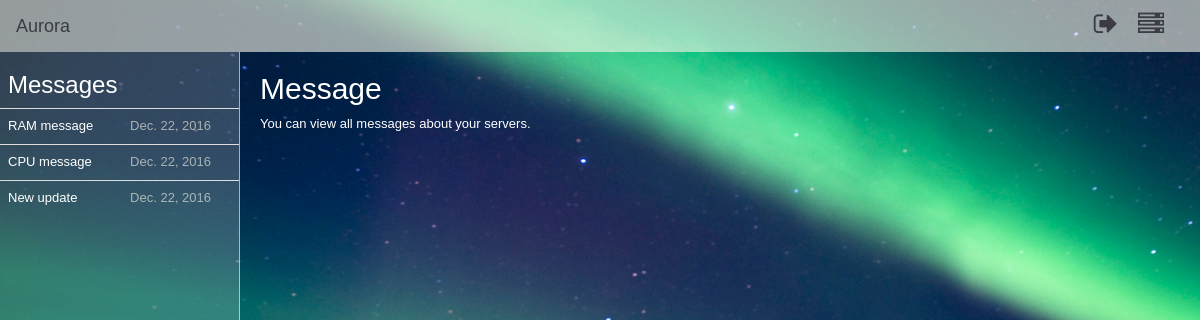
The page /messages/0 (signed in) on the database its author committed.
### AuroraPlus/models.py (models this page shows)
class Messages(models.Model):
    ID = models.AutoField(primary_key=True)
    User_ID = models.TextField(max_length=10)
    Message_Name = models.TextField(max_length=20)
    Message_Text = models.TextField(max_length=500)
    Date_Received = models.DateField(auto_now=True)
    Message_Read = models.BooleanField(default=0)

### AuroraPlus/views.py (the view)
# urls.py: url(r'^messages/(?P<message_id>\w{0,50000})$', views.messages, name='messages'),
def messages(request, message_id):
    current_user = request.user
    user_id = current_user.id
    all_messages = GetMessages.get_messages(user_id)
    select_message = GetMessages.select_message(user_id, message_id)
    message_read = GetMessages.message_read(user_id, message_id)
    return render(request, 'messages.html', {'Messages': all_messages, 'selected_message': select_message,
                                             'message_id': message_id})

### bin/ServerMonitoring/messages.py (called while the page is built)
    @staticmethod
    def get_messages(user_id):
        all_messages = Messages.objects.filter(User_ID=user_id).all()
        print all_messages
        for item in all_messages:
            print item.ID, item.Date_Received
        return all_messages

    @staticmethod
    def select_message(user_id, message_id):
        selected_message = Messages.objects.filter(User_ID=user_id, ID=message_id).all()
        print selected_message
        for item in selected_message:
            print item.ID, item.Date_Received
        return selected_message

    @staticmethod
    def message_read(user_id, message_id):
        print user_id, message_id
        if user_id is None or message_id is None:
            return 'There has been an error.'
        else:
            try:
                message_to_edit = Messages.objects.get(User_ID=user_id, ID=message_id)
                message_to_edit.Message_Read = 1
                message_to_edit.save()
            except:
                return 'There has been an error(2).'
            return True

### templates/messages.html (shortened to what this page needs)
{% load static from staticfiles %}
{% load current_tags %}
<!DOCTYPE html>
<html lang="en">
<head>
    <link rel="stylesheet" type="text/css" href="{% static "bootstrap/css/bootstrap.min.css" %}"/>
    <link rel="stylesheet" type="text/css" href="{% static "fontawesome/css/font-awesome.min.css" %}">
    <link rel="stylesheet" type="text/css" href="{% static "custom/css/navbar.css" %}"/>
    <link rel="stylesheet" type="text/css" href="{% static "custom/css/sidebar.css" %}"/>
    <link rel="stylesheet" type="text/css" href="{% static "custom/css/messages.css" %}"/>
</head>
<body>
{% include 'top.html' %}
<div id="side">
    <h3 class="messages-title">Messages</h3>
    <table class="table">
        {% for message in Messages %}
            {% if message.Message_Read == 0 %}
                <tr class="message unread">
                    <td><b><a href="/messages/{{ message.ID }}">{{ message.Message_Name }}</a></b></td>
                    <td><b>{{ message.Date_Received }}</b></td>
                </tr>
            {% elif message.Message_Read == 1 %}
                <tr class="message read">
                    <td><a href="/messages/{{ message.ID }}">{{ message.Message_Name }}</a></td>
                    <td>{{ message.Date_Received }}</td>
                </tr>
            {% endif %}
        {% endfor %}
    </table>
</div>
<div id="content">
    {% if message_id == "0" %}
        <h2 class="message-title">Message</h2>
        <p class="message-text">You can view all messages about your servers.</p>
    {% else %}
        {% for item in selected_message %}
            <h2 class="message-title">{{ item.Message_Name }}</h2>
            <p class="message-date">{{ item.Date_Received }}</p>
            <p class="message-text">{{ item.Message_Text }}</p>
        {% endfor %}
    {% endif %}
</div>
</body>
</html>

### static/custom/css/messages.css (style rules this page uses)
html, body { background: url("/static/images/background.jpg") no-repeat !important; font-family: arial; font-size: 13px; position: relative; background-size: cover !important; height: 100% !important; width: 100% !important; }
@media (min-width: 1024px) { #side { position: absolute; top: 52px; left: 0; bottom: 0; width: 20%; color: rgba(250, 248, 233, 0.6); overflow: auto; border-right: 1px solid rgba(250, 248, 233, 0.6); background-color: rgba(250, 248, 233, 0.2); } }
@media (min-width: 1024px) { #content { position: relative; left: 20%; bottom: 0; right: 600px; padding-left: 20px; color: rgba(250, 248, 233, 0.6); width: 80%; } }
.messages-title { color: white; border-color: rgba(250, 248, 233, 0.6); margin-left: 8px; }
.message-title { color: white; }
.message-text { color: white; }
a { color: white; text-decoration: none; }

### rows shown on the page
Messages: Message_Name "RAM message", Date_Received "Dec. 22, 2016"
Messages: Message_Name "CPU message", Date_Received "Dec. 22, 2016"
Messages: Message_Name "New update", Date_Received "Dec. 22, 2016"
